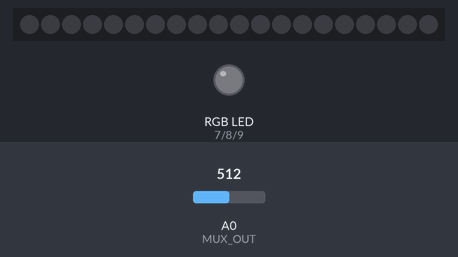
The sketch below on a simulated Arduino Leonardo, built with avr-gcc and run on an emulated ATmega32U4. On the bench: 20 RGB LEDs in strip order, left to right, an RGB LED mixed from three pins (HIGH = lit). Inputs (shaded band) come from the test bench; at power-on: A0 (MUX_OUT) = 512. The strip is taken to match the declared colour order; pins used as bus, display or sensor lines are not drawn.

Above: at 1.2 s.
1.3 s: A0 (MUX_OUT) set to 56
2.8 s: A0 (MUX_OUT) set to 46
At 3.7 s:
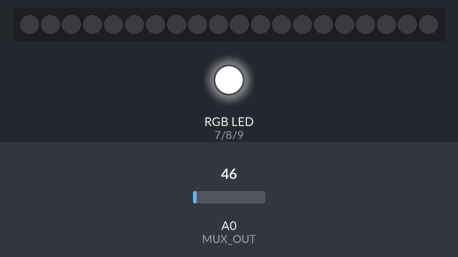
4.3 s: A0 (MUX_OUT) set to 122
At 5.1 s:
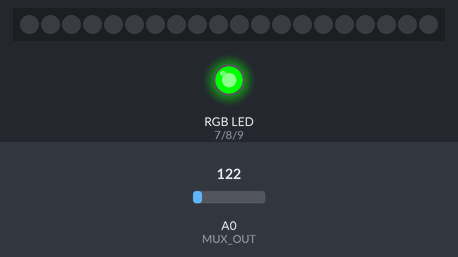
5.8 s: A0 (MUX_OUT) set to 0
At 6.1 s:
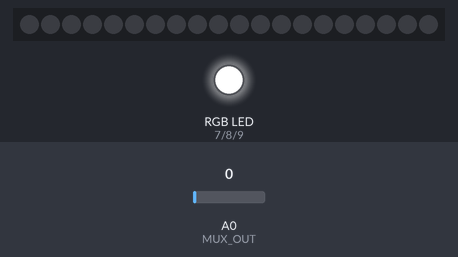
7.3 s: A0 (MUX_OUT) set to 306
At 8.5 s:
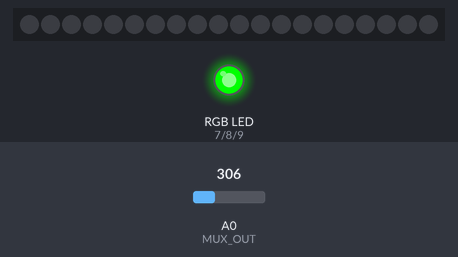
Timing chart, 0 to 9.8 s (numbered marks = the images above; inputs shaded):
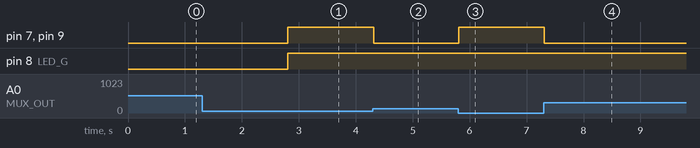

Measured:
- the behaviour switches between 51 and 50 on A0 (MUX_OUT) (found by bisection; images 0 and 1)
- after the input at 1.3 s, every drawn part: stays the same
- after the input at 2.8 s, pin 7 (LED_R), pin 8 (LED_G), pin 9 (LED_B): LOW → HIGH at once
- after the input at 4.3 s, pin 7 (LED_R), pin 9 (LED_B): HIGH → LOW at once
- after the input at 5.8 s, pin 7 (LED_R), pin 9 (LED_B): LOW → HIGH at once
- after the input at 7.3 s, pin 7 (LED_R), pin 9 (LED_B): HIGH → LOW at once

The sketch:

H3_MIDIController_Rev_1_SW_V_1_1.ino
```cpp
// Name: H3_HMI_TestBoard_Rev_1_SW_1_0
// Programmer: Pablo dMM (Pablodmm.isp@gmail.com)
// Date: May 2017
// Description:
// Test Code for H3_HMI_TestBoard_Rev_1 Board. Part of the Henar 3 project in which Autofabricantes collaborates.

// Library Import
#include <Adafruit_NeoPixel.h>
#include <MIDIUSB.h>

// MIDI MSSG VALUES

// First Byte
#define NOTE_ON     0x90
#define NOTE_OFF    0x80
#define CONTROL     0xB0

// Second Byte
#define MODULATION        1
#define VOLUME            7
#define NOTE_C           48
#define NOTE_Cs          49
#define NOTE_D           50
#define NOTE_Ds          51
#define NOTE_E           52
#define NOTE_F           53
#define NOTE_Fs          54
#define NOTE_G           55
#define NOTE_Gs          56
#define NOTE_A           57
#define NOTE_As          58
#define NOTE_B           59
#define NOTE_C2          60

// Pin Definition
#define LED     2
#define MUX_A   3
#define MUX_B   4
#define MUX_C   5
#define MUX_D   6
#define LED_R   7
#define LED_G   8
#define LED_B   9
#define SWT_0   10
#define SWT_1   11
#define MUX_OUT 0
#define POT_0   1
#define POT_1   2

// Constants Definition:
// --------------------------------------------------------------------
// --------------------------------------------------------------------

// General Program Parameters:
#define MIDI_CHANNEL 0   //Default MIDI channel. FOr user is +1

// SWITCH (SW) Control Parameters
// --------------------------------------------------------------------
// General Parameters:
#define SW_Q    5       // Switch Quantity
// Threshold Parameters:
#define SW_THR  512     // Switch Threshold
// SW RGB LED Color Definition:
#define OFF_R  100      // OFF PAD Color Red    [0:255]
#define OFF_G  100     //10 OFF PAD Color Green  [0:255]
#define OFF_B  100      // OFF PAD Color Blue   [0:255]
#define ON_R   200      // ON PAD Color Red     [0:255]
#define ON_G   0        // ON PAD Color Green   [0:255]
#define ON_B   200      // ON PAD Color Blue    [0:255]

// PIEZO (PZ) Control Parameters
// --------------------------------------------------------------------
// General Parameters:
#define PZ_Q      6     // Piezo Quantity
#define PZ_RLX    5    // Piezo Relax Time (ms)
// Threshold Parameters:
#define PZ_THR_0  40   // Piezo Sensor Threshold for PZ 7 (Wood)
#define PZ_THR_1  5   // Piezo Sensor Threshold for PZ 8 (Metal)
#define PZ_THR_2  50   // Piezo Sensor Threshold for PZ 9 (Plastic)
#define PZ_THR_3  5   // Piezo Sensor Threshold for PZ 10 (Wood #2)
#define PZ_THR_4  20    // Piezo Sensor Threshold for PZ 11 (Pad EVA #1)
#define PZ_THR_5  15    // Piezo Sensor Threshold for PZ 12 (Pad EVA #2)
// PZ RGB LED Color Definition:
#define PZ_OFF_R  0   // OFF PAD Color Red    [0:255]
#define PZ_OFF_G  0   // OFF PAD Color Green  [0:255]
#define PZ_OFF_B  0   // OFF PAD Color Blue   [0:255]
#define PZ_ON_R   255   // ON PAD Color Red     [0:255]
#define PZ_ON_G   0     // ON PAD Color Green   [0:255]
#define PZ_ON_B   255   // ON PAD Color Blue    [0:255]

// POTENTIOMETER (POT) Control Parameters
// --------------------------------------------------------------------
// General Parameters:
#define POT_Q      2     // Potentiometer Quantity


// Global Variables Definition
// --------------------------------------------------------------------
// --------------------------------------------------------------------

// Control Arrays for SW PAD
// --------------------------------------------------------------------
byte SW_MIDI_BYTE_1[SW_Q][2] = {{NOTE_ON,NOTE_OFF},{NOTE_ON,NOTE_OFF},{NOTE_ON,NOTE_OFF},{NOTE_ON,NOTE_OFF},{NOTE_ON,NOTE_OFF}};     // MIDI Values 1 Byte (Type)
byte SW_MIDI_BYTE_2[SW_Q] = {NOTE_C, NOTE_Cs, NOTE_D, NOTE_Ds, NOTE_As};             // MIDI Values 2 Byte (Note)
byte SW_MIDI_BYTE_3[SW_Q] = {100,100,100,100,100};     // MIDI Values 3 Byte (Velocity)
int SW_LED[(SW_Q*4)][3] = {{OFF_R}};     // LED PAD RGB Color Values
int SW_CTRL[SW_Q] = {1,1,1,1,1};     // PAD Results

// Control Arrays for PZ PAD
// --------------------------------------------------------------------
byte PZ_MIDI_BYTE_1[PZ_Q][2] = {{NOTE_ON,NOTE_OFF},{NOTE_ON,NOTE_OFF},{NOTE_ON,NOTE_OFF},{NOTE_ON,NOTE_OFF},{NOTE_ON,NOTE_OFF},{NOTE_ON,NOTE_OFF}};     // MIDI Values 1 Byte
byte PZ_MIDI_BYTE_2[PZ_Q] = {NOTE_E, NOTE_F, NOTE_Fs, NOTE_G, NOTE_Gs, NOTE_A};             // MIDI Values 2 Byte (Note)
int PZ_CTRL[PZ_Q] = {1,1,1,1,1,1};     // PAD Results
int PZ_THR[PZ_Q] = {PZ_THR_0, PZ_THR_1, PZ_THR_2, PZ_THR_3, PZ_THR_4, PZ_THR_5};

// Control Arrays for Potentiometers
// --------------------------------------------------------------------
int POT_PIN[POT_Q]={POT_0, POT_1};
byte POT_MIDI_BYTE_1[2] = {CONTROL, CONTROL};       // MIDI Values 1 Byte (Type)
byte POT_MIDI_BYTE_2[2] = {VOLUME, MODULATION};     // MIDI Values 2 Byte (Note)
byte POT_MIDI_BYTE_3[2] = {0, 0};                   // MIDI Values 3 Byte (Velocity)
int POT_TOL[2]= {5, 5};       // Variation Tolerance for Potentiometers

// Control Array for MISCELLANIA
// --------------------------------------------------------------------
int ON_RGB[3]  = {ON_R, ON_G, ON_B};    // ON LED SW PAD Color
int OFF_RGB[3] = {OFF_R, OFF_G, OFF_B}; // OFF LED SW PAD Color

int PZ_ON_RGB[3]  = {PZ_ON_R, PZ_ON_G, PZ_ON_B};    // ON LED SW PAD Color
int PZ_OFF_RGB[3] = {PZ_OFF_R, PZ_OFF_G, PZ_OFF_B}; // OFF LED SW PAD Color

int muxSel[4] = {MUX_D,MUX_C,MUX_B,MUX_A}; // MUX Selector Pins

int MAX_MIDI_VEL = 0;
int SW_ITE = 0;
int SW_ITE_MAX = 5;

Adafruit_NeoPixel ledPadStripe = Adafruit_NeoPixel((SW_Q*4), LED, NEO_RGB + NEO_KHZ800);


void setup() {
  Serial.begin(115200);   // Baudrate Set
  ledPadStripe.begin();
  ledPadStripe.show();

  // Set Pin Modes
  pinMode(MUX_A, OUTPUT);
  pinMode(MUX_B, OUTPUT);
  pinMode(MUX_C, OUTPUT);
  pinMode(MUX_D, OUTPUT);
  pinMode(LED_R, OUTPUT);
  pinMode(LED_G, OUTPUT);
  pinMode(LED_B, OUTPUT);
  pinMode(SWT_0, INPUT);
  pinMode(SWT_1, INPUT);

}

void loop() {
  // SW Handle
  if(SW_ITE > SW_ITE_MAX){   // Iterator for Piezo Performance
    SW_PAD_read();
    //POT_read();
    SW_ITE = 0;
  }else{
    SW_ITE++;
  }

  // PZ Handle
  PZ_PAD_Read();
  delay(10);
}

void SW_PAD_read(){
  for (int i=0; i < SW_Q; i++){
    for(int h=0; h<4; h++){
     digitalWrite(muxSel[h], ((i>>(3-h)) & 0x01)); //MUX Setup pin for each MUX Pin
    }
    delay(1); // Delay por MUX Setup
    if (analogRead(MUX_OUT) < SW_THR){  // If SW Pad activated
      if (!SW_CTRL[i]){                 // if SW Pad not previously activated
        SW_CTRL[i] = 1;                 // Mark Pad as Activated
        //SW LED Control
        for(int h=0; h<4; h++){
          for(int n=0; n<3; n++){ // LED PAD ON Color
               SW_LED[((i*4)+h)][n] = ON_RGB[n];
            }
        }
        //SW_LED_update();
        // MIDI USB MSSG
        MIDI_TX(SW_MIDI_BYTE_1[i][0], SW_MIDI_BYTE_2[i], SW_MIDI_BYTE_3[i]);
      }
    }else{
      if (SW_CTRL[i]){ // if SW Pad not previously activated
        SW_CTRL[i] = 0; // Mark Pad as not activated
        //SW LED Control
        for(int h=0; h<4; h++){
          for(int n=0; n<3; n++){ // LED PAD ON Color
               SW_LED[((i*4)+h)][n] = OFF_RGB[n];
            }
        }
        //SW_LED_update();
        // MIDI USB MSSG
        MIDI_TX(SW_MIDI_BYTE_1[i][1], SW_MIDI_BYTE_2[i], SW_MIDI_BYTE_3[i]);
      }
    }
  }
}


void PZ_PAD_Read(){
  for (int i=0; i<PZ_Q; i++){
  //for (int i=0; i<2; i++){
    for(int h=0; h<4; h++){
     digitalWrite(muxSel[h], (((i+8)>>(3-h)) & 0x01)); //MUX Setup pin for each MUX Pin
    }
    delay(1); // Delay for MUX Setup
    if (analogRead(MUX_OUT) > PZ_THR[i]){
      if(!PZ_CTRL[i]){   // If PZ not activated
        PZ_CTRL[i] = 1;
        RGB_LED_Control(PZ_ON_RGB[0], PZ_ON_RGB[1], PZ_ON_RGB[2]);
        //delay(PZ_RLX); // Relax time for the Piezo
        // MIDI USB MSSG
        MIDI_TX(PZ_MIDI_BYTE_1[i][0], PZ_MIDI_BYTE_2[i], map(analogRead(MUX_OUT),PZ_THR[i],1024,80,127));
      }
    }else{
      if(PZ_CTRL[i]){   // If PZ activated
        PZ_CTRL[i] = 0;
        RGB_LED_Control(PZ_OFF_RGB[0], PZ_OFF_RGB[1], PZ_OFF_RGB[2]);
        // MIDI USB MSSG
        MIDI_TX(PZ_MIDI_BYTE_1[i][1], PZ_MIDI_BYTE_2[i], 0);
        //delay(PZ_RLX); // Relax time for the Piezo
      }
    }
  }
}

void POT_read(){
  for(int i=0; i<POT_Q; i++){
    int potRead = map(analogRead(POT_PIN[i]),0,1024,0,127);
    if((potRead <(POT_MIDI_BYTE_3[i]-POT_TOL[i])) || (potRead <(POT_MIDI_BYTE_3[i]+POT_TOL[i]))){
      POT_MIDI_BYTE_3[i] = potRead;
      // Send MIDI Message
      MIDI_TX(POT_MIDI_BYTE_1[i], POT_MIDI_BYTE_2[i], POT_MIDI_BYTE_3[i]);
    }
  }
}

void RGB_LED_Control(int R, int G, int B){
  analogWrite(LED_R, 255- R);
  analogWrite(LED_G, 255- G);
  analogWrite(LED_B, 255- B);
}

void SW_LED_update(){
  for(int i=0; i < (SW_Q*4); i++){ // PAD Button Iterator
    ledPadStripe.setPixelColor(i,SW_LED[i][1],SW_LED[i][0],SW_LED[i][2]); // Heavy Stuff
  }
  delay(1);
  ledPadStripe.show(); // Update LEDs
}


void MIDI_TX(byte MESSAGE, byte PITCH, byte VELOCITY)
{
  //byte status1 = MESSAGE + MIDI_CHANNEL;
  //Serial.write(MESSAGE + MIDI_CHANNEL);
  //Serial.write(PITCH);
  //Serial.write(VELOCITY);
  midiEventPacket_t event = {(byte)(MESSAGE >> 4), (byte)(MESSAGE | MIDI_CHANNEL), PITCH, VELOCITY};
  MidiUSB.sendMIDI(event);
  MidiUSB.flush();
}
```
